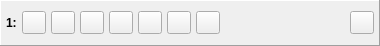
<?xml version='1.0' encoding='UTF-8'?>
<ui version="4.0">
 <class>DriveWidget</class>
 <widget class="QFrame" name="DriveWidget">
  <property name="geometry">
   <rect>
    <x>0</x>
    <y>0</y>
    <width>380</width>
    <height>46</height>
   </rect>
  </property>
  <property name="sizePolicy">
   <sizepolicy hsizetype="Expanding" vsizetype="Fixed">
    <horstretch>0</horstretch>
    <verstretch>0</verstretch>
   </sizepolicy>
  </property>
  <property name="contextMenuPolicy">
   <enum>Qt::ContextMenuPolicy::ActionsContextMenu</enum>
  </property>
  <property name="windowTitle">
   <string>Frame</string>
  </property>
  <property name="frameShape">
   <enum>QFrame::Shape::Panel</enum>
  </property>
  <property name="frameShadow">
   <enum>QFrame::Shadow::Raised</enum>
  </property>
  <layout class="QHBoxLayout" name="horizontalLayout">
   <property name="spacing">
    <number>5</number>
   </property>
   <property name="leftMargin">
    <number>5</number>
   </property>
   <property name="topMargin">
    <number>5</number>
   </property>
   <property name="rightMargin">
    <number>5</number>
   </property>
   <property name="bottomMargin">
    <number>5</number>
   </property>
   <item>
    <widget class="QLabel" name="driveLabel">
     <property name="font">
      <font>
       <bold>true</bold>
      </font>
     </property>
     <property name="text">
      <string>1:</string>
     </property>
     <property name="margin">
      <number>5</number>
     </property>
    </widget>
   </item>
   <item>
    <widget class="QToolButton" name="buttonMountDisk" />
   </item>
   <item>
    <widget class="QToolButton" name="buttonMountFolder" />
   </item>
   <item>
    <widget class="QToolButton" name="buttonSave" />
   </item>
   <item>
    <widget class="QToolButton" name="autoSave" />
   </item>
   <item>
    <widget class="QToolButton" name="buttonEditDisk" />
   </item>
   <item>
    <widget class="QToolButton" name="buttonInspectSectors" />
   </item>
   <item>
    <widget class="QToolButton" name="buttonHappyMode" />
   </item>
   <item>
    <spacer name="horizontalSpacer">
     <property name="orientation">
      <enum>Qt::Orientation::Horizontal</enum>
     </property>
     <property name="sizeHint" stdset="0">
      <size>
       <width>40</width>
       <height>20</height>
      </size>
     </property>
    </spacer>
   </item>
   <item>
    <layout class="QVBoxLayout" name="verticalLayout">
     <property name="spacing">
      <number>0</number>
     </property>
     <item>
      <widget class="QLabel" name="labelFileName">
       <property name="sizePolicy">
        <sizepolicy hsizetype="Ignored" vsizetype="Fixed">
         <horstretch>0</horstretch>
         <verstretch>0</verstretch>
        </sizepolicy>
       </property>
      </widget>
     </item>
     <item>
      <widget class="QLabel" name="labelImageProperties">
       <property name="sizePolicy">
        <sizepolicy hsizetype="Preferred" vsizetype="Fixed">
         <horstretch>0</horstretch>
         <verstretch>0</verstretch>
        </sizepolicy>
       </property>
      </widget>
     </item>
    </layout>
   </item>
   <item>
    <widget class="QToolButton" name="buttonEject" />
   </item>
  </layout>
  <action name="actionMountDisk">
   <property name="icon">
    <iconset resource="../res/icons.qrc">
     <normaloff>:/icons/silk-icons/icons/disk.png</normaloff>:/icons/silk-icons/icons/disk.png</iconset>
   </property>
   <property name="text">
    <string>Mount disk image...</string>
   </property>
  </action>
  <action name="actionMountFolder">
   <property name="icon">
    <iconset resource="../res/icons.qrc">
     <normaloff>:/icons/silk-icons/icons/folder.png</normaloff>:/icons/silk-icons/icons/folder.png</iconset>
   </property>
   <property name="text">
    <string>Mount folder image...</string>
   </property>
  </action>
  <action name="actionEject">
   <property name="icon">
    <iconset resource="../res/icons.qrc">
     <normaloff>:/icons/silk-icons/icons/control_eject.png</normaloff>:/icons/silk-icons/icons/control_eject.png</iconset>
   </property>
   <property name="text">
    <string>Unmount</string>
   </property>
  </action>
  <action name="actionEditDisk">
   <property name="icon">
    <iconset resource="../res/icons.qrc">
     <normaloff>:/icons/silk-icons/icons/folder_edit.png</normaloff>:/icons/silk-icons/icons/folder_edit.png</iconset>
   </property>
   <property name="text">
    <string>Explore..</string>
   </property>
  </action>
  <action name="actionSave">
   <property name="icon">
    <iconset resource="../res/icons.qrc">
     <normaloff>:/icons/silk-icons/icons/drive_disk.png</normaloff>:/icons/silk-icons/icons/drive_disk.png</iconset>
   </property>
   <property name="text">
    <string>Save</string>
   </property>
  </action>
  <action name="actionAutoSave">
   <property name="checkable">
    <bool>true</bool>
   </property>
   <property name="icon">
    <iconset resource="../res/icons.qrc">
     <normaloff>:/icons/silk-icons/icons/drive_go.png</normaloff>:/icons/silk-icons/icons/drive_go.png</iconset>
   </property>
   <property name="text">
    <string>Auto save</string>
   </property>
  </action>
  <action name="actionHappyMode">
   <property name="checkable">
    <bool>true</bool>
   </property>
   <property name="icon">
    <iconset resource="../res/icons.qrc">
     <normaloff>:/icons/oxygen-icons/16x16/actions/get_hot_new_stuff.png</normaloff>:/icons/oxygen-icons/16x16/actions/get_hot_new_stuff.png</iconset>
   </property>
   <property name="text">
    <string>Happy Enhancement</string>
   </property>
  </action>
  <action name="actionBootOption">
   <property name="icon">
    <iconset resource="../res/icons.qrc">
     <normaloff>:/icons/oxygen-icons/16x16/actions/flag_green.png</normaloff>:/icons/oxygen-icons/16x16/actions/flag_green.png</iconset>
   </property>
   <property name="text">
    <string>Folder Boot Options</string>
   </property>
   <property name="statusTip">
    <string>Change Boot Options for D%1</string>
   </property>
  </action>
  <action name="actionSaveAs">
   <property name="icon">
    <iconset resource="../res/icons.qrc">
     <normaloff>:/icons/silk-icons/icons/disk.png</normaloff>:/icons/silk-icons/icons/disk.png</iconset>
   </property>
   <property name="text">
    <string>Save as...</string>
   </property>
   <property name="statusTip">
    <string>Save image as... for D%1</string>
   </property>
  </action>
  <action name="actionRevert">
   <property name="icon">
    <iconset resource="../res/icons.qrc">
     <normaloff>:/icons/silk-icons/icons/arrow_undo.png</normaloff>:/icons/silk-icons/icons/arrow_undo.png</iconset>
   </property>
   <property name="text">
    <string>Revert to original</string>
   </property>
   <property name="statusTip">
    <string>Revert image to last saved state for D%1</string>
   </property>
  </action>
  <action name="actionWriteProtect">
   <property name="checkable">
    <bool>true</bool>
   </property>
   <property name="text">
    <string>Write protected</string>
   </property>
  </action>
  <action name="actionInspectSectors">
   <property name="icon">
    <iconset resource="../res/icons.qrc">
     <normaloff>:/icons/silk-icons/icons/page_white_text.png</normaloff>:/icons/silk-icons/icons/page_white_text.png</iconset>
   </property>
   <property name="text">
    <string>Inspect Sectors...</string>
   </property>
   <property name="statusTip">
    <string>Open low-level sector inspector for D%1</string>
   </property>
  </action>
 </widget>
 <resources>
  <include location="../res/icons.qrc" />
 </resources>
 <connections />
</ui>
